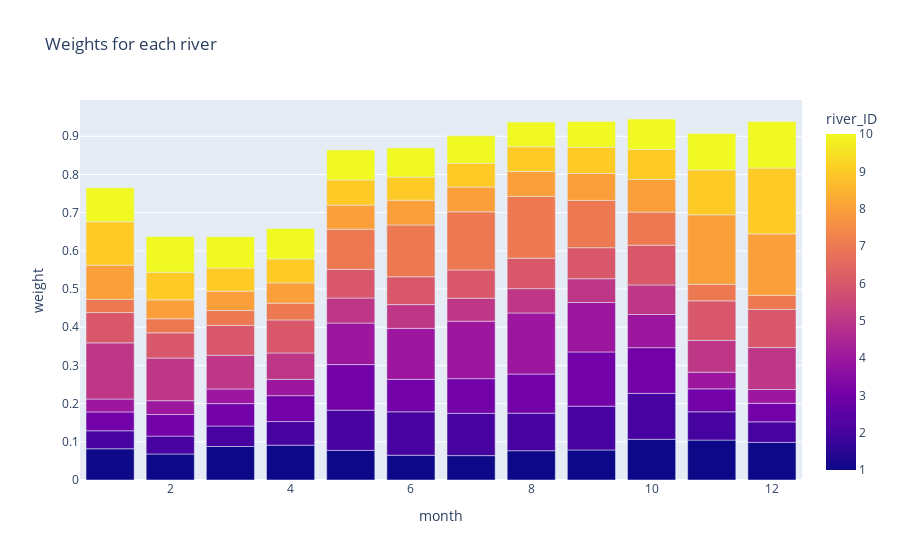

Notebook code for this chart:
### Code cell
fig = px.bar(weights, x='month', y='weight', color='river_ID', title='Weights for each river')
fig.show()

### Figure 1 — Plotly figure (JSON) as saved in the notebook; plotly's stock layout.template omitted (floating-point values rounded to 4 significant figures)
{"data": [{"hovertemplate": "month=%{x}<br>weight=%{y}<br>river_ID=%{marker.color}<extra></extra>", "legendgroup": "", "marker": {"color": [1, 1, 1, 1, 1, 1, 1, 1, 1, 1, 1, 1, 2, 2, 2, 2, 2, 2, 2, 2, 2, 2, 2, 2, 3, 3, 3, 3, 3, 3, 3, 3, 3, 3, 3, 3, 4, 4, 4, 4, 4, 4, 4, 4, 4, 4, 4, 4, 5, 5, 5, 5, 5, 5, 5, 5, 5, 5, 5, 5, 6, 6, 6, 6, 6, 6, 6, 6, 6, 6, 6, 6, 7, 7, 7, 7, 7, 7, 7, 7, 7, 7, 7, 7, 8, 8, 8, 8, 8, 8, 8, 8, 8, 8, 8, 8, 9, 9, 9, 9, 9, 9, 9, 9, 9, 9, 9, 9, 10, 10, 10, 10, 10, 10, 10, 10, 10, 10, 10, 10], "coloraxis": "coloraxis", "pattern": {"shape": ""}}, "name": "", "orientation": "v", "showlegend": false, "textposition": "auto", "type": "bar", "x": [1, 2, 3, 4, 5, 6, 7, 8, 9, 10, 11, 12, 1, 2, 3, 4, 5, 6, 7, 8, 9, 10, 11, 12, 1, 2, 3, 4, 5, 6, 7, 8, 9, 10, 11, 12, 1, 2, 3, 4, 5, 6, 7, 8, 9, 10, 11, 12, 1, 2, 3, 4, 5, 6, 7, 8, 9, 10, 11, 12, 1, 2, 3, 4, 5, 6, 7, 8, 9, 10, 11, 12, 1, 2, 3, 4, 5, 6, 7, 8, 9, 10, 11, 12, 1, 2, 3, 4, 5, 6, 7, 8, 9, 10, 11, 12, 1, 2, 3, 4, 5, 6, 7, 8, 9, 10, 11, 12, 1, 2, 3, 4, 5, 6, 7, 8, 9, 10, 11, 12], "xaxis": "x", "y": [0.08174, 0.06809, 0.0877, 0.09122, 0.07755, 0.06482, 0.06386, 0.07668, 0.07868, 0.1066, 0.1046, 0.09848, 0.04719, 0.04684, 0.0536, 0.06177, 0.1053, 0.1137, 0.1107, 0.09832, 0.1146, 0.1202, 0.07398, 0.05372, 0.04926, 0.05652, 0.05874, 0.06783, 0.1193, 0.08502, 0.09068, 0.1023, 0.142, 0.1196, 0.06007, 0.04862, 0.03383, 0.03621, 0.03837, 0.04266, 0.1087, 0.1335, 0.1506, 0.16, 0.1294, 0.08692, 0.0437, 0.03609, 0.1471, 0.1116, 0.08813, 0.06912, 0.06559, 0.0622, 0.06002, 0.06368, 0.06216, 0.0773, 0.08328, 0.1098, 0.0793, 0.06597, 0.07788, 0.08652, 0.07502, 0.07279, 0.07408, 0.0796, 0.08134, 0.1042, 0.1034, 0.09987, 0.0344, 0.0369, 0.03925, 0.04387, 0.1051, 0.1357, 0.1522, 0.1618, 0.124, 0.08651, 0.04343, 0.03677, 0.08963, 0.04955, 0.0507, 0.05305, 0.06313, 0.06494, 0.06488, 0.06515, 0.07044, 0.08547, 0.182, 0.1611, 0.1137, 0.07239, 0.06059, 0.0627, 0.06592, 0.06038, 0.06229, 0.06491, 0.06874, 0.07894, 0.117, 0.1724, 0.08901, 0.09342, 0.08218, 0.07972, 0.07865, 0.07633, 0.07165, 0.06448, 0.06727, 0.07941, 0.09592, 0.122], "yaxis": "y"}], "layout": {"barmode": "relative", "coloraxis": {"colorbar": {"title": {"text": "river_ID"}}, "colorscale": [[0, "#0d0887"], [0.1111, "#46039f"], [0.2222, "#7201a8"], [0.3333, "#9c179e"], [0.4444, "#bd3786"], [0.5556, "#d8576b"], [0.6667, "#ed7953"], [0.7778, "#fb9f3a"], [0.8889, "#fdca26"], [1, "#f0f921"]]}, "legend": {"tracegroupgap": 0}, "title": {"text": "Weights for each river"}, "xaxis": {"anchor": "y", "domain": [0, 1], "title": {"text": "month"}}, "yaxis": {"anchor": "x", "domain": [0, 1], "title": {"text": "weight"}}}}
